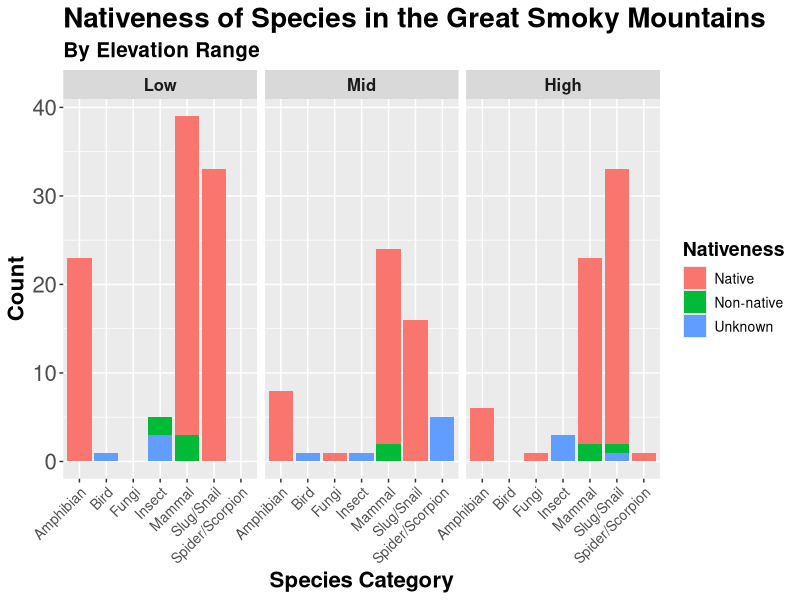

Recreate this plot in R.
library(tidyverse)
library(dplyr)


# Read in cleaned data
nps_species <- read_csv("smoky_mountains.csv")

# Exclude vascular plants
nps_species <- nps_species %>%
  filter(TaxaGroup != "Vascular-plant") %>%
  filter(TaxaGroup != "Non-vascular plant") %>%
  filter(!grepl("Wide", ElevationRange))

# Categories
nps_species %>%
  count(ElevationRange)

# Expand data for overlapping ranges
expanded_data <- nps_species %>%
  mutate(Elevation_Group = case_when(
    ElevationRange == "Low" ~ "Low",
    ElevationRange == "Mid" ~ "Mid",
    ElevationRange == "High" ~ "High",
    ElevationRange == "Low and High" ~ "Low", # First group for Low and High
    ElevationRange == "Low to High" ~ "Low",  # First group for Low to High
    ElevationRange == "Low to Mid" ~ "Low",   # First group for Low to Mid
    ElevationRange == "Mid to High" ~ "Mid"   # First group for Mid to High
  )) %>%
  bind_rows(
    nps_species %>%
      filter(ElevationRange == "Low and High") %>%
      mutate(Elevation_Group = "High")
  ) %>%
  bind_rows(
    nps_species %>%
      filter(ElevationRange == "Low to High") %>%
      mutate(Elevation_Group = "Mid")
  ) %>%
  bind_rows(
    nps_species %>%
      filter(ElevationRange == "Low to High") %>%
      mutate(Elevation_Group = "High")
  ) %>%
  bind_rows(
    nps_species %>%
      filter(ElevationRange == "Low to Mid") %>%
      mutate(Elevation_Group = "Mid")
  ) %>%
  bind_rows(
    nps_species %>%
      filter(ElevationRange == "Mid to High") %>%
      mutate(Elevation_Group = "High")
  )

# Summarize counts for each group
result <- expanded_data %>%
  group_by(Elevation_Group) %>%
  count(ElevationRange)

# View result
print(result)

# Elevation groups for plotting
Low <- expanded_data %>%
  filter(Elevation_Group == "Low") %>%
  group_by(CategoryName)

Mid <- expanded_data %>%
  filter(Elevation_Group == "Mid") %>%
  group_by(CategoryName) 

High <- expanded_data %>%
  filter(Elevation_Group == "High") %>%
  group_by(CategoryName)

# Combined Plot -------
expanded_data %>%
  ggplot(aes(x = CategoryName, fill = Nativeness)) +
  geom_bar() +
  facet_grid(~ factor(Elevation_Group, levels = c("Low", "Mid", "High"))) +
  ggtitle("Nativeness of Species in the Great Smoky Mountains", 
          subtitle = "By Elevation Range") +
  labs(y="Count", x= "Species Category")+
  theme(axis.text.x = element_text(angle = 45, hjust = 1, size=10),
        axis.text.y = element_text(size=16),
        axis.title=element_text(size=16,face="bold"),
        plot.title = element_text(size = 20, face = "bold"),
        plot.subtitle = element_text(size=15, face= "bold"),
        strip.text.x = element_text(size = 12, face = "bold"), 
        legend.title=element_text(size=14, face = "bold"), 
        legend.text=element_text(size=10))


